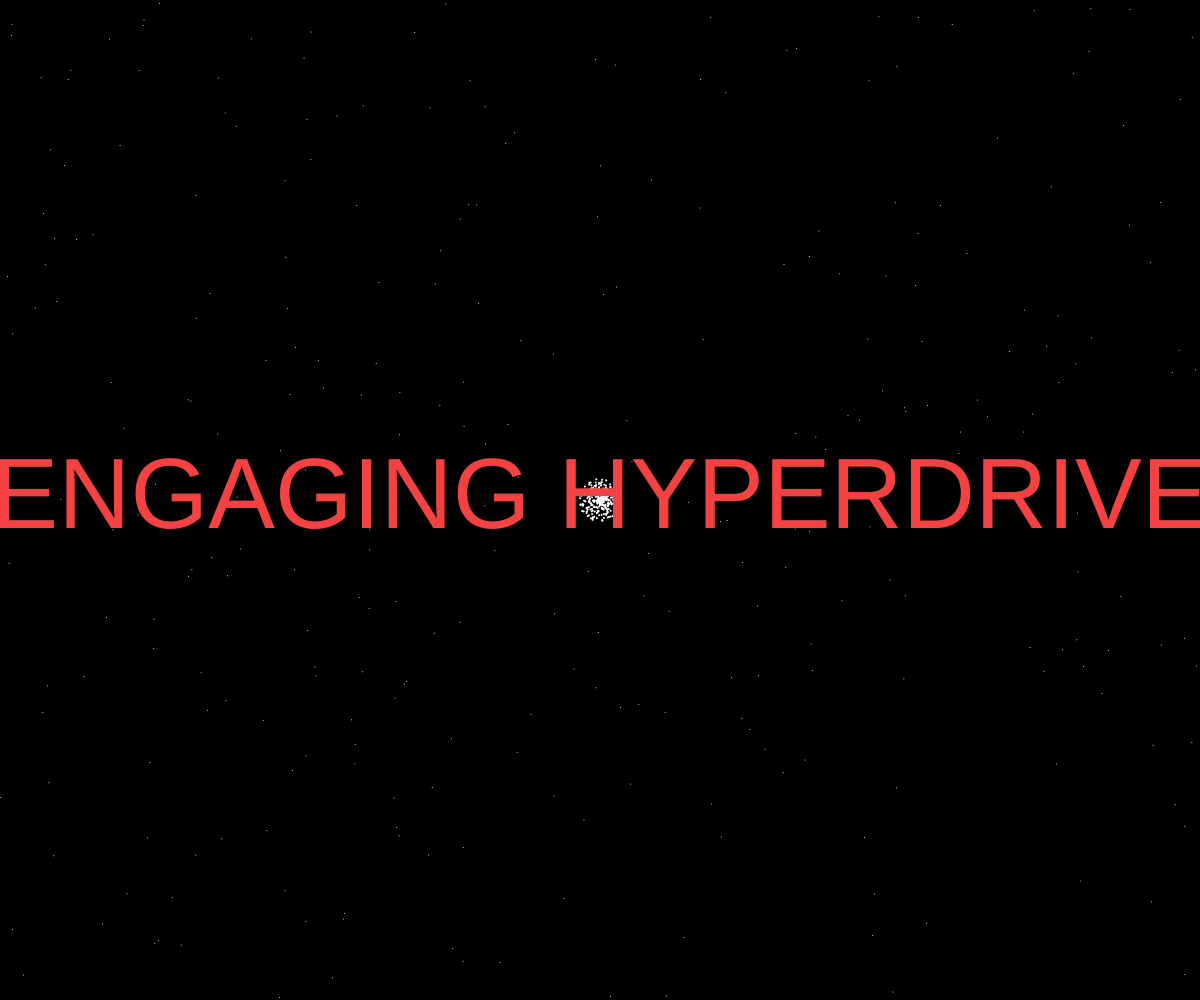
Frame 1 (no input)
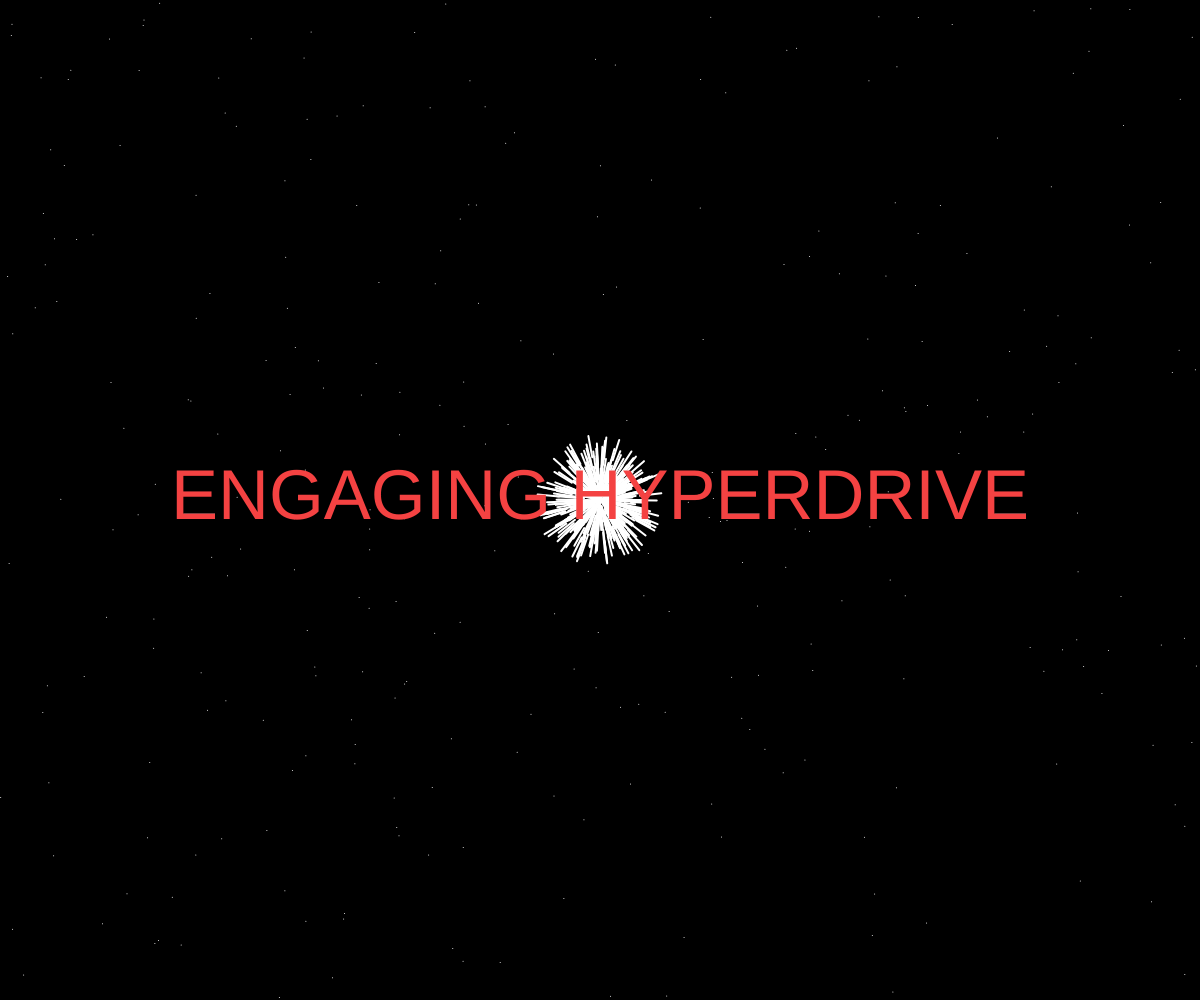
Frame 60 (no input)
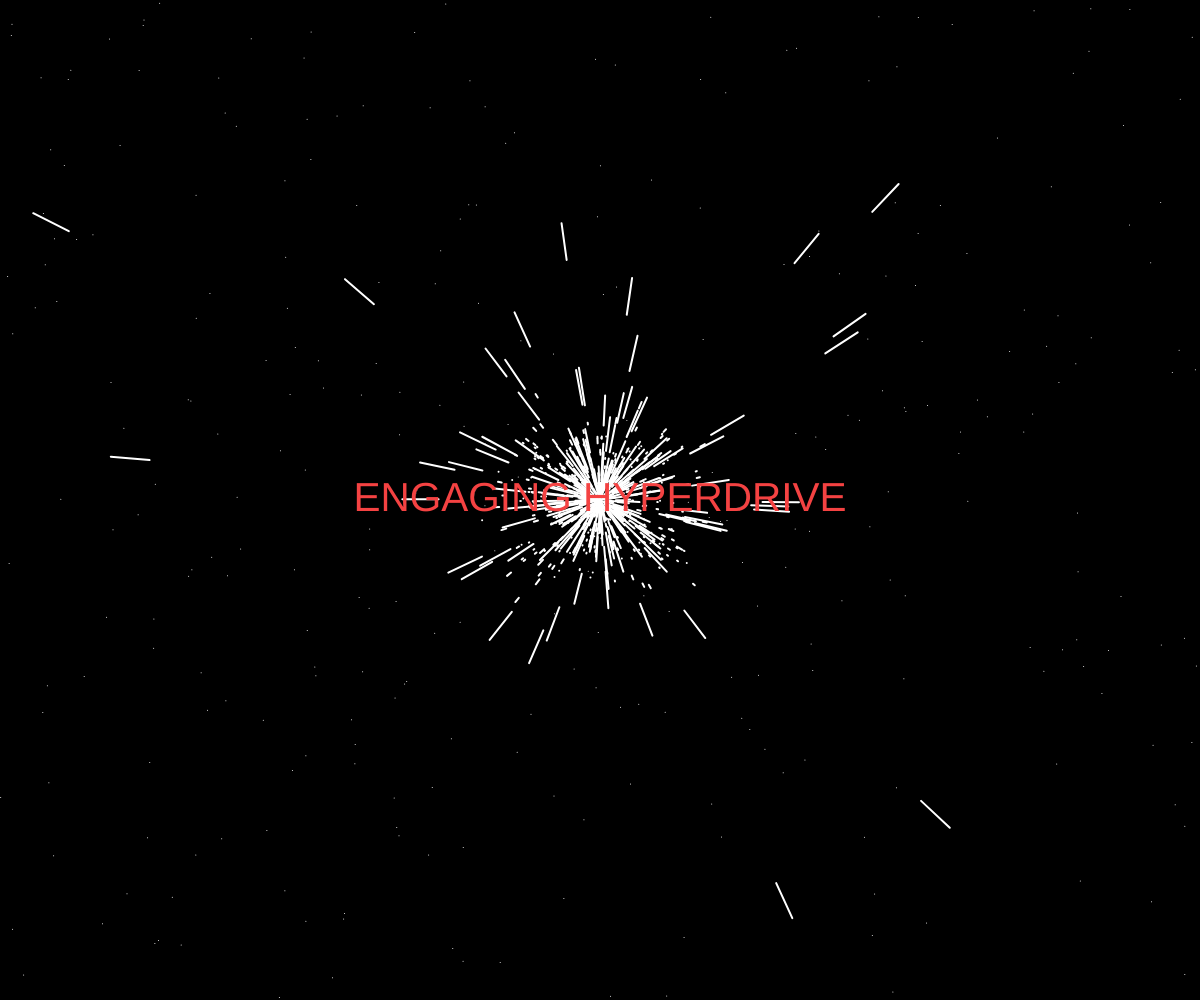
Frame 120 (the mouse pressed at the canvas centre since frame 60)

The p5.js sketch that drew these frames (run headless with seeded random() and noise() and a simulated clock; from frame 60 on, the mouse is pressed at the canvas centre):

// p5.js sketch
// ── sketch.js
let stars = [];
let introStars = [];
let fakeStars = [];
let maxStars = 300;
let maxIntroStars = 300;
let introFrames = 100;

function setup () {
  createCanvas(window.innerWidth, window.innerHeight);
  for (let i = 0; i < maxIntroStars; i++) {
    introStars.push(new Star(1));
  }
  for (let i = 0; i < maxStars; i++) {
    fakeStars.push(new Star(0));
  }
}

function draw () {
  background(0);
  fill(255);
  stroke(255);
  translate(width/2, height/2);

  strokeWeight(2);
  for (let i = 0; i < stars.length; i++) {
    stars[i].update();
    stars[i].show();
  }

  strokeWeight(1);
  for (let i = 0; i < fakeStars.length; i++) {
    point(fakeStars[i].x, fakeStars[i].y);
  }

  strokeWeight(2);
  if (introFrames > 0) {
    for (let i = 0; i < floor(maxStars/100); i++) {
      stars.push(new Star(1));
    }

    for (let i = 0; i < introStars.length; i++) {
      introStars[i].update();
      introStars[i].show();
    }

    textSize(introFrames);
    strokeWeight(0);
    fill("rgba(244, 66, 66, 255)");
    textAlign(CENTER, CENTER);
    text("ENGAGING HYPERDRIVE", 0, 0);
    introFrames-=0.5;
  }
}

function mouseClicked() {
  noLoop();
}

// ── star.js
class Star {
  constructor (type) {
    if (type == 1) {
      // Moving stars
      let r = random(width/60);
      let angle = random(0, 2*PI);
      this.x = r * Math.cos(angle);
      this.y = r * Math.sin(angle);
      this.z = random(0.95*width,width);
      this.life = 0;
    } else {
      // Background stars
      this.x = random(-width/2, width/2);
      this.y = random(-height/2, height/2);
    }
  }

  update () {
    this.z -= 10;
    this.life++;
    if (this.z < 1) {
      this.x = random(-width/20, width/20);
      this.y = random(-height/20, height/20);
      this.z = random(width*0.5, width);
      this.life = 0;
    }
  }

  show () {
    var tempx = map (this.x / this.z, -0.5, 0.5, -width/2, width/2);
    var tempy = map (this.y / this.z, -0.5*height/width, 0.5*height/width, -height/2, height/2);

    let r = map(this.z, 1, width, 40, 0.1) * Math.min(1, this.life/15);
    let angle = Math.atan2(this.y, this.x);

    let x1 = tempx + r * Math.cos(angle);
    let y1 = tempy + r * Math.sin(angle);

    line(tempx, tempy, x1, y1);
  }
}
